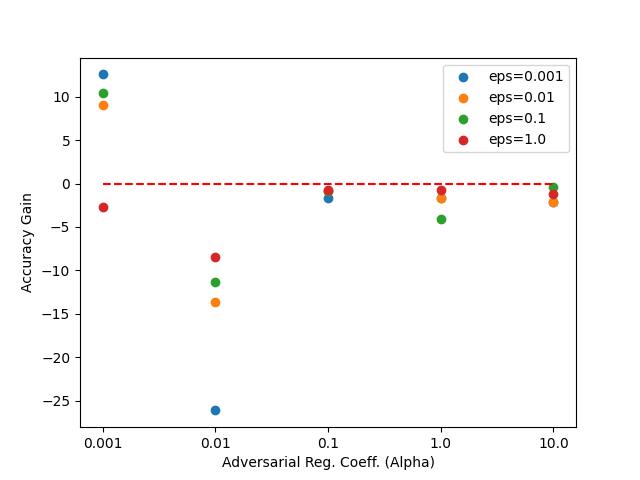

This chart was generated by the following Python code:
import matplotlib.pyplot as plt
import pandas as pd
import numpy as np

results = pd.read_csv('[Amazon] Gain on TOP-10.csv')

# results = results[results['Epoch'] == 200]
x_axes = sorted(results['Alpha'].unique())[1:]
x2 = np.arange(len(x_axes))
accuracy_bprmf = max(results[results['Model'] == 'bprmf']['Recall'])
beyond_accuracy_bprmf = max(results[results['Model'] == 'bprmf']['Novelty'])

for epsilon in sorted(results['Epsilon'].unique()):
    if epsilon > 0:
        # We have AMF
        y_gain = []
        for alpha in x_axes:
            gain = 0
            accuracy_amf = max(
                results[(results['Model'] == 'amf') & (results['Epsilon'] == epsilon) & (results['Alpha'] == alpha)][
                    'Recall'])
            beyond_accuracy_amf = max(
                results[(results['Model'] == 'amf') & (results['Epsilon'] == epsilon) & (results['Alpha'] == alpha)][
                    'Novelty'])
            accuracy_gain = (accuracy_amf - accuracy_bprmf) / accuracy_bprmf
            beyond_accuracy_gain = (beyond_accuracy_amf - beyond_accuracy_bprmf) / beyond_accuracy_bprmf
            if accuracy_gain < 0 and beyond_accuracy_gain < 0:
                print('Both Negative in Eps: {} Aplha: {}'.format(epsilon, alpha))
                accuracy_gain *= -1
            gain = accuracy_gain / beyond_accuracy_gain
            # gain = accuracy_gain
            # gain = beyond_accuracy_gain
            y_gain.append(gain)
        plt.scatter(x2, y_gain, label='eps={}'.format(epsilon))


plt.hlines(0, xmin=x2[0], xmax=x2[-1], linestyles='dashed', colors=['red'])
plt.xlabel('Adversarial Reg. Coeff. (Alpha)')
plt.ylabel('Accuracy Gain')
plt.xticks(x2, x_axes)
plt.legend()
# plt.show()
plt.savefig('plot_2_gain_by_alpha.png', format='png')

